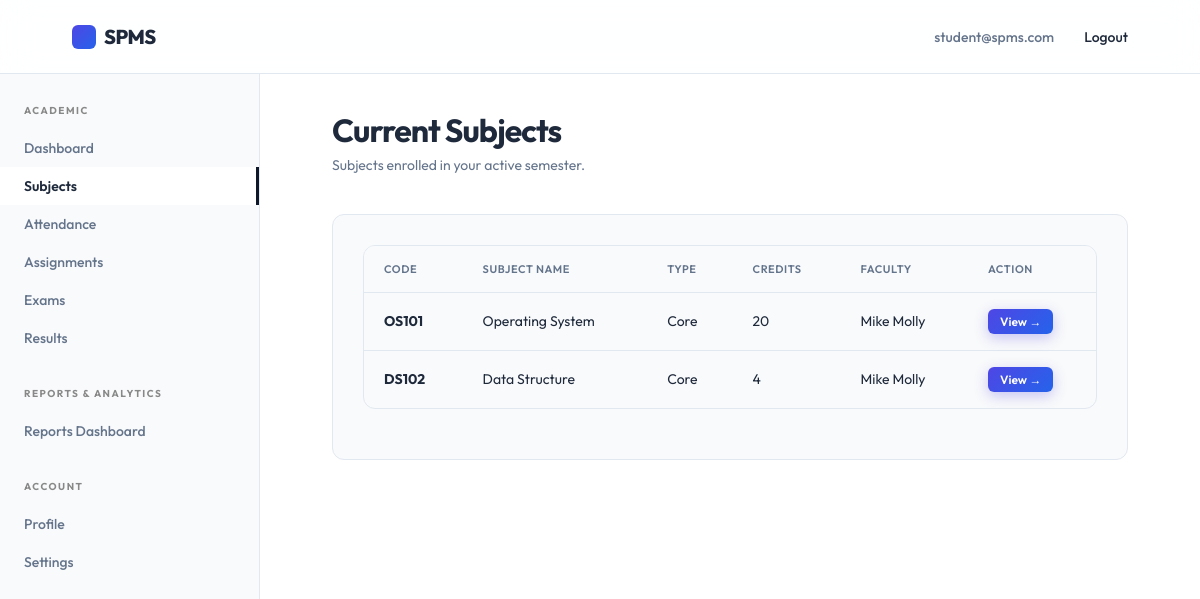
The page /student/subjects/ (signed in) on the database its author committed.
### accounts/models.py (models this page shows, shortened)
class User(AbstractUser):
    class RoleChoices(models.TextChoices):
        STUDENT = 'student', 'Student'
        FACULTY = 'faculty', 'Faculty'
        ADMIN = 'admin', 'Admin'
    username = None
    email = models.EmailField(unique=True)
    role = models.CharField(max_length=20, choices=RoleChoices.choices, default=RoleChoices.STUDENT)
    contact_number = models.CharField(max_length=15, blank=True, null=True)
    deactivated_at = models.DateTimeField(blank=True, null=True)
    updated_at = models.DateTimeField(auto_now=True)
    USERNAME_FIELD = 'email'
    REQUIRED_FIELDS = []
    objects = CustomUserManager()

### academics/models.py (models this page shows, shortened)
class SubjectOffering(models.Model):
    class SubjectType(models.TextChoices):
        CORE = 'core', 'Core'
        ELECTIVE = 'elective', 'Elective'
        LAB = 'lab', 'Lab'
        PROJECT = 'project', 'Project'
    subject = models.ForeignKey(Subject, on_delete=models.CASCADE, related_name='offerings')
    semester = models.ForeignKey(Semester, on_delete=models.CASCADE, related_name='subject_offerings')
    faculty = models.ForeignKey('faculty.Faculty', on_delete=models.SET_NULL, null=True, blank=True, related_name='subject_offerings')
    subject_type = models.CharField(max_length=20, choices=SubjectType.choices, default=SubjectType.CORE)
    credits = models.PositiveIntegerField()
    class Meta:
        constraints = [
            models.UniqueConstraint(fields=['subject', 'semester'], name='unique_subject_offering')
        ]

class Subject(models.Model):
    name = models.CharField(max_length=150)
    code = models.CharField(max_length=20, unique=True)
    description = models.TextField(blank=True, null=True)

### faculty/models.py (models this page shows, shortened)
class Faculty(models.Model):
    user = models.OneToOneField(settings.AUTH_USER_MODEL, on_delete=models.CASCADE, related_name='faculty_profile')
    department = models.ForeignKey('academics.Department', on_delete=models.SET_NULL, null=True, blank=True, related_name='faculties')
    designation = models.CharField(max_length=100)
    specialization = models.CharField(max_length=150, blank=True, null=True)
    qualification = models.CharField(max_length=150, blank=True, null=True)
    office_email = models.EmailField(blank=True, null=True)
    office_contact = models.CharField(max_length=20, blank=True, null=True)
    date_of_join = models.DateField(blank=True, null=True)
    updated_at = models.DateTimeField(auto_now=True)

### students/views.py (the view)
# urls.py: path('subjects/', views.SubjectListView.as_view(), name='subject_list'),
@method_decorator(student_required, name='dispatch')
class SubjectListView(ListView):
    template_name = 'student/subjects.html'
    context_object_name = 'offerings'
    def get_queryset(self):
        student = self.request.user.student_profile
        active_sem = StudentSemester.objects.filter(student=student, status='active').first()
        if active_sem:
            return SubjectOffering.objects.filter(
                semester=active_sem.semester
            ).select_related('subject', 'faculty', 'faculty__user')
        return SubjectOffering.objects.none()

### templates/student/subjects.html (shortened to what this page needs)
{% extends 'student/base.html' %}
{% block page_title %}Current Subjects{% endblock %}
{% block page_subtitle %}Subjects enrolled in your active semester.{% endblock %}
{% block dashboard_content %}
<div class="dashboard-section">
    <div class="table-responsive">
        <table class="table">
            <thead>
                <tr>
                    <th>Code</th>
                    <th>Subject Name</th>
                    <th>Type</th>
                    <th>Credits</th>
                    <th>Faculty</th>
                    <th>Action</th>
                </tr>
            </thead>
            <tbody>
                {% for offering in offerings %}
                <tr>
                    <td><strong>{{ offering.subject.code }}</strong></td>
                    <td>{{ offering.subject.name }}</td>
                    <td>{{ offering.get_subject_type_display }}</td>
                    <td>{{ offering.credits }}</td>
                    <td>{{ offering.faculty.user.get_full_name|default:offering.faculty.user.email|default:"Not Assigned" }}</td>
                    <td>
                        <a href="{% url 'students:subject_detail' offering.id %}" class="btn btn-primary" style="padding: 5px 12px; font-size: 12px;">View &rarr;</a>
                    </td>
                </tr>
                {% empty %}
                <tr>
                    <td colspan="6" class="empty-state">No active subjects found.</td>
                </tr>
                {% endfor %}
            </tbody>
        </table>
    </div>
</div>
{% endblock %}

### templates/components/navbar.html (shortened to what this page needs)
<header class="navbar">
    <a href="{% if request.user.is_authenticated %}{% if request.user.role == 'admin' or request.user.is_superuser %}{% url 'spms_admin:dashboard' %}{% elif request.user.role == 'faculty' %}{% url 'faculty:dashboard' %}{% else %}{% url 'students:dashboard' %}{% endif %}{% else %}{% url 'landing_page' %}{% endif %}" class="brand" aria-label="SPMS home">
        <span class="brand-mark"></span>
        SPMS
    </a>
    <nav class="nav-links" aria-label="User navigation">
        {% if request.user.is_authenticated %}
            <span style="color: var(--muted);">{{ request.user.email }}</span>
            <form action="{% url 'accounts:logout' %}" method="post" style="display:inline;">
                <button type="submit" style="background:none;border:none;cursor:pointer;font-family:inherit;font-size:inherit;font-weight:inherit;color:inherit;" class="nav-links a">Logout</button>
            </form>
        {% else %}
            {% if request.resolver_match.url_name != 'login' %}
                <a href="{% url 'accounts:login' %}">Login</a>
            {% endif %}
        {% endif %}
    </nav>
</header>

### static/style.css (style rules this page uses)
:root { --bg: #f9fafb; --text: #1e293b; --muted: #64748b; --line: #e2e8f0; --soft: #ffffff; --primary: #4f46e5; --primary-hover: #4338ca; --accent: #2563eb; --black: #0f172a; --radius: 12px; --glass-bg: rgba(255, 255, 255, 0.85); --glass-border: rgba(255, 255, 255, 0.6); --glass-shadow: 0 10px 40px 0 rgba(31, 38, 135, 0.05); }
* { box-sizing: border-box; margin: 0; padding: 0; scrollbar-width: thin; scrollbar-color: rgba(0, 0, 0, 0.2) var(--bg); }
html { scroll-behavior: smooth; }
body { min-height: 100vh; background: var(--bg); color: var(--text); font-family: 'Outfit', Arial, sans-serif; -webkit-font-smoothing: antialiased; }
a { color: inherit; text-decoration: none; }
.navbar { height: 74px; width: 100%; display: flex; align-items: center; justify-content: space-between; padding: 0 6vw; background: rgba(255, 255, 255, 0.85); backdrop-filter: blur(16px); -webkit-backdrop-filter: blur(16px); border-bottom: 1px solid var(--line); position: sticky; top: 0; z-index: 100; }
.brand { font-size: 20px; font-weight: 800; letter-spacing: -0.5px; display: flex; align-items: center; gap: 8px; }
.brand-mark { width: 24px; height: 24px; background: linear-gradient(135deg, var(--primary), var(--accent)); border-radius: 6px; display: inline-block; }
.nav-links { display: flex; gap: 30px; font-size: 14px; font-weight: 500; }
.btn { display: inline-flex; align-items: center; justify-content: center; padding: 12px 24px; border-radius: 8px; font-size: 14px; font-weight: 600; transition: all 0.3s cubic-bezier(0.16, 1, 0.3, 1); cursor: pointer; border: none; }
.btn-primary { background: linear-gradient(135deg, var(--primary), var(--accent)); color: white; box-shadow: 0 4px 14px rgba(79, 70, 229, 0.3); }

### static/dashboard.css (style rules this page uses)
.dashboard-section { background: var(--bg); border: 1px solid var(--line); border-radius: var(--radius); padding: 30px; margin-bottom: 30px; }
.table-responsive { width: 100%; overflow-x: auto; margin-bottom: 20px; border-radius: var(--radius); border: 1px solid var(--line); background: var(--bg); }
.table { width: 100%; border-collapse: collapse; font-size: 14px; text-align: left; }
.table th { background: #f8fafc; color: var(--muted); font-weight: 600; text-transform: uppercase; font-size: 11px; letter-spacing: .05em; padding: 16px 20px; border-bottom: 1px solid var(--line); }
.table td { padding: 16px 20px; border-bottom: 1px solid var(--line); color: var(--text); vertical-align: middle; }
.table tbody tr:last-child td { border-bottom: none; }
.table tbody tr { transition: background-color 0.2s ease; }
.table .btn, .data-table .btn { padding: 6px 12px; font-size: 12px; border-radius: 6px; }

### rows shown on the page
User: user.email "student@spms.com"
SubjectOffering: subject.code "OS101", subject.name "Operating System", subject_type "Core", credits "20", faculty.user.get_full_name "Mike Molly"
SubjectOffering: subject.code "DS102", subject.name "Data Structure", subject_type "Core", credits "4", faculty.user.get_full_name "Mike Molly"
